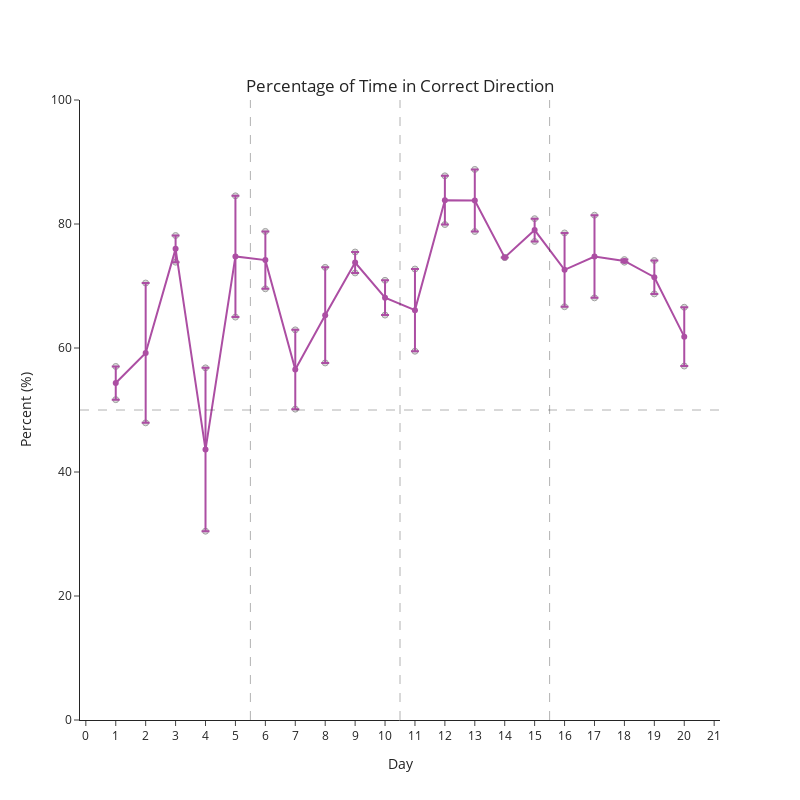

The code cell stored with this chart in its notebook:
### Code cell
## Plot figure
fig = pf.plot_behavior_across_days(direction_percentage, behavior_var = 'direction_percentage')
fig.update_layout(yaxis_title = 'Percent (%)')
fig.update_layout(title = {'text': 'Percentage of Time in Correct Direction',
                                   'xanchor': 'center',
                                   'y': 0.9,
                                   'x': 0.5})
fig.update_layout(width = 800, height = 800)
fig.add_hline(y = 50, line_dash = 'dash', line_width = 1, line_color = 'black')
fig.update_yaxes(range = [0, 100])
for value in transitions:
    fig.add_vline(x = value + 0.5, line_dash = 'dash', line_width = 1, line_color = 'black')
fig.update_xaxes(dtick=1)
fig.show()

### Figure 1 — Plotly figure (JSON) as saved in the notebook; plotly's stock layout.template omitted (floating-point values rounded to 4 significant figures)
{"data": [{"marker": {"color": "rgb(179,179,179)", "line": {"width": 1}}, "mode": "markers", "opacity": 0.5, "type": "scatter", "x": [1, 2, 3, 4, 5, 6, 7, 8, 9, 10, 11, 12, 13, 14, 15, 16, 17, 18, 19, 20, 1, 2, 3, 4, 5, 6, 7, 8, 9, 10, 11, 12, 13, 14, 15, 16, 17, 18, 19, 20], "y": [57.03, 47.93, 73.84, 30.45, 84.54, 69.55, 50.14, 57.59, 72.11, 70.92, 59.48, 87.77, 78.79, 74.6, 80.86, 66.66, 68.09, 73.84, 74.11, 57.09, 51.67, 70.48, 78.14, 56.8, 64.99, 78.8, 62.92, 73.0, 75.48, 65.31, 72.74, 79.91, 88.81, 74.6, 77.19, 78.56, 81.42, 74.26, 68.73, 66.57]}, {"error_y": {"array": [2.678, 11.28, 2.152, 13.17, 9.778, 4.627, 6.393, 7.707, 1.686, 2.803, 6.628, 3.93, 5.007, 0.0001579, 1.835, 5.95, 6.665, 0.2088, 2.691, 4.743], "type": "data"}, "line": {"color": "rgb(172,78,163)"}, "mode": "lines+markers", "type": "scatter", "x": [1, 2, 3, 4, 5, 6, 7, 8, 9, 10, 11, 12, 13, 14, 15, 16, 17, 18, 19, 20], "y": [54.35, 59.2, 75.99, 43.62, 74.77, 74.17, 56.53, 65.3, 73.79, 68.11, 66.11, 83.84, 83.8, 74.6, 79.02, 72.61, 74.75, 74.05, 71.42, 61.83]}], "layout": {"height": 800, "shapes": [{"line": {"color": "black", "dash": "dash", "width": 1}, "type": "line", "x0": 0, "x1": 1, "xref": "x domain", "y0": 50, "y1": 50, "yref": "y"}, {"line": {"color": "black", "dash": "dash", "width": 1}, "type": "line", "x0": 5.5, "x1": 5.5, "xref": "x", "y0": 0, "y1": 1, "yref": "y domain"}, {"line": {"color": "black", "dash": "dash", "width": 1}, "type": "line", "x0": 10.5, "x1": 10.5, "xref": "x", "y0": 0, "y1": 1, "yref": "y domain"}, {"line": {"color": "black", "dash": "dash", "width": 1}, "type": "line", "x0": 15.5, "x1": 15.5, "xref": "x", "y0": 0, "y1": 1, "yref": "y domain"}], "showlegend": false, "title": {"text": "Percentage of Time in Correct Direction", "x": 0.5, "xanchor": "center", "y": 0.9}, "width": 800, "xaxis": {"dtick": 1, "title": {"text": "Day"}}, "yaxis": {"range": [0, 100], "title": {"text": "Percent (%)"}}}}
